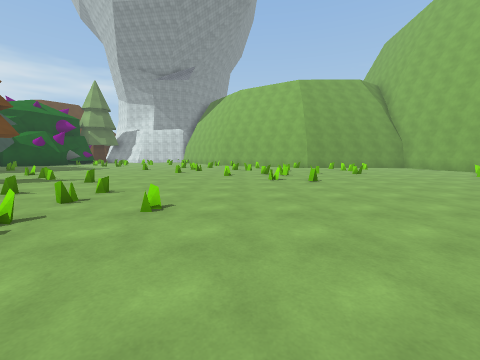
view 1 (above)

24 first-person views from a walk through a 3-D level made in the Unity game engine. The camera is 1.4 m above the floor, tilts 6° down and sees 90° across. The floor is counted in squares, 2 m on a side. Each view is taken from the middle of a square. On the plan, view 1 faces up. The plan holds only what a view shows up to about 9 squares ahead; the rest is blank. The place goes on beyond the plan. The player is left out. Surface patterns are stand-ins for the level's own textures.

view 2
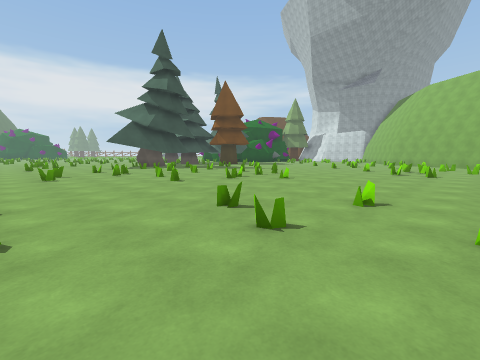

view 3
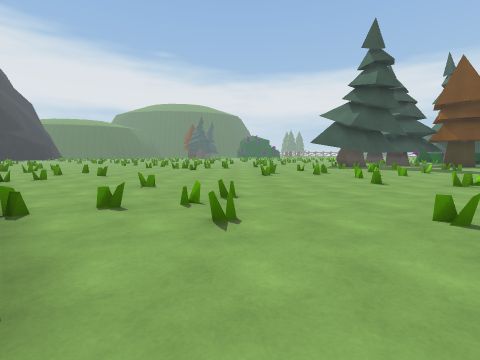

view 4
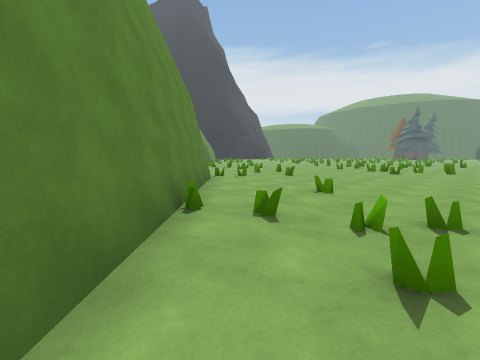

view 5
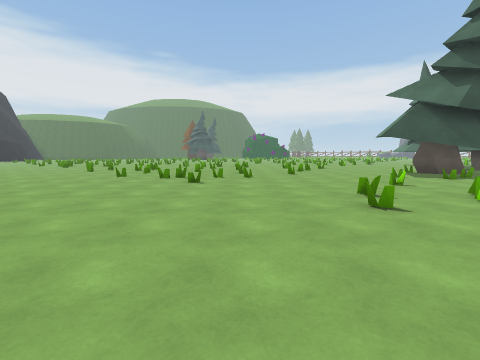

view 6
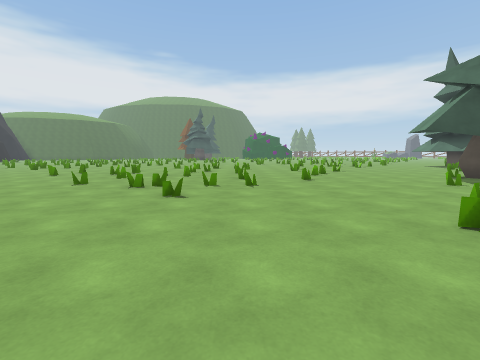

view 7
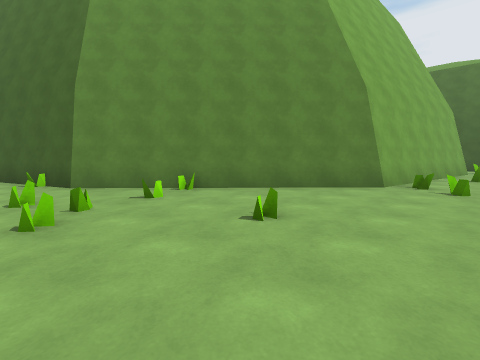

view 8
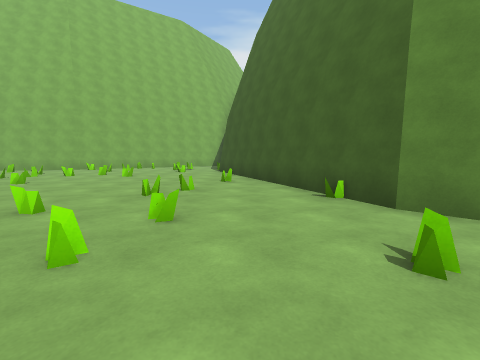

view 9
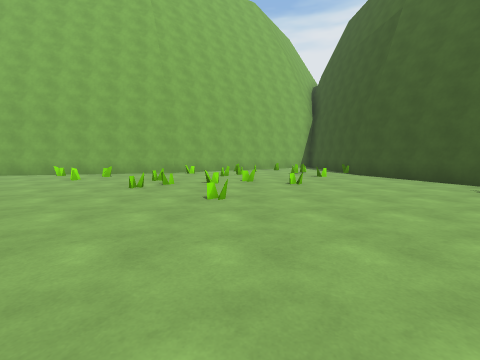

view 10
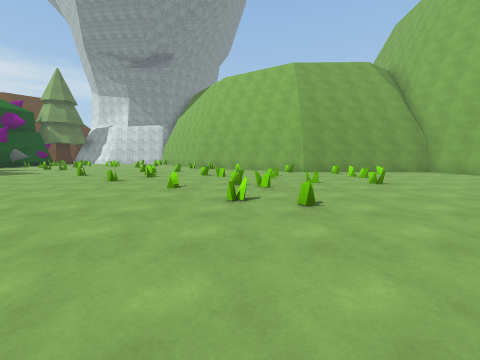

view 11
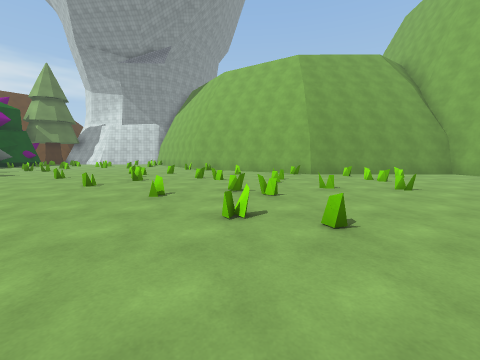

view 12
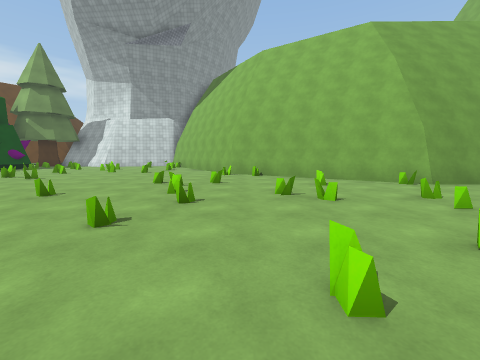

view 13
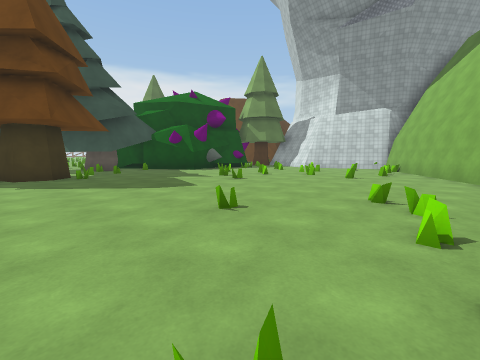

view 14
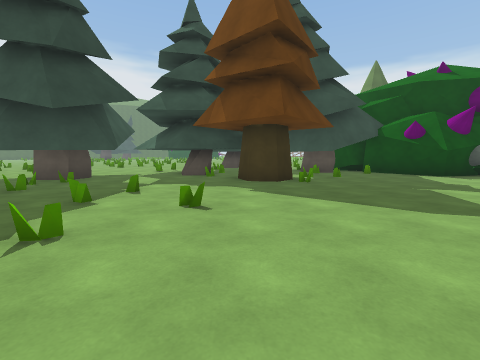

view 15
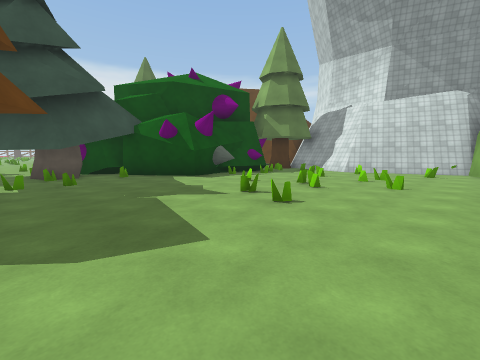

view 16
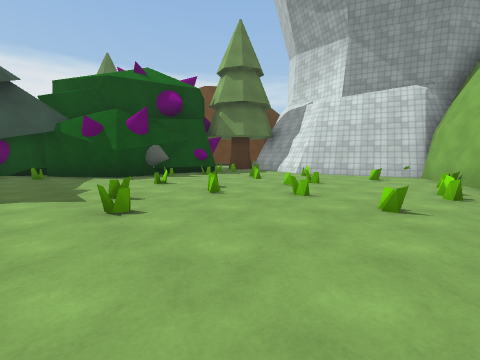

view 17
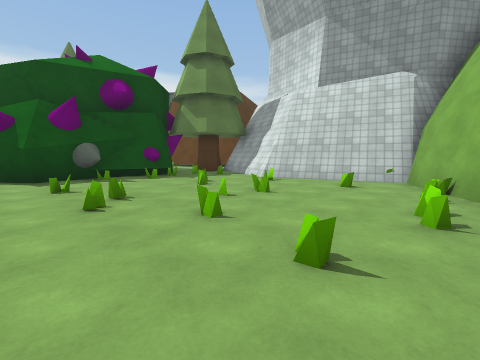

view 18
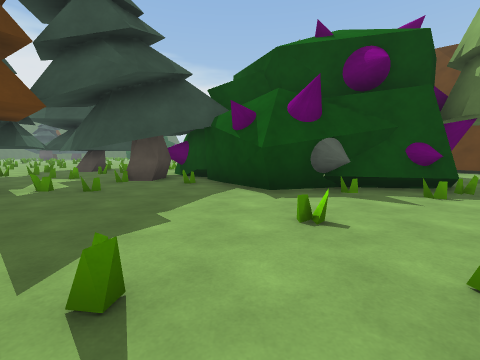

view 19
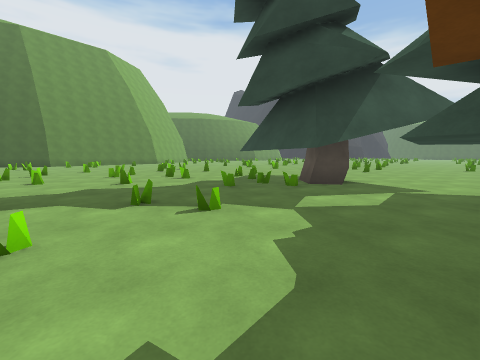

view 20
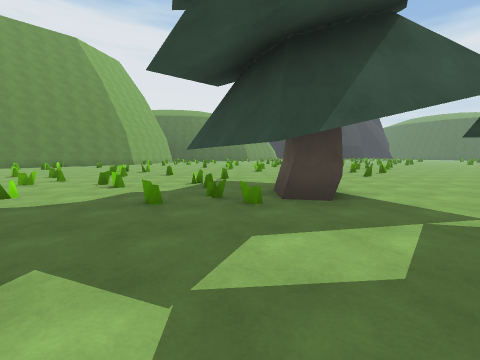

view 21
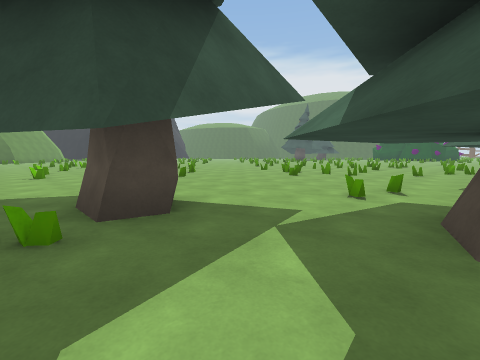

view 22
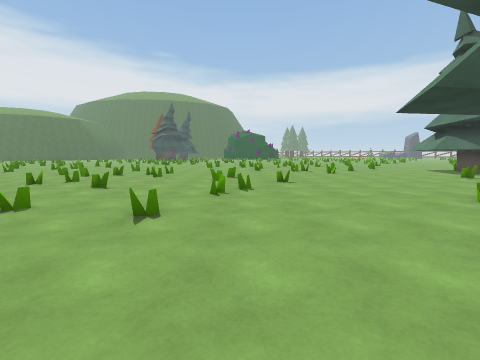

view 23
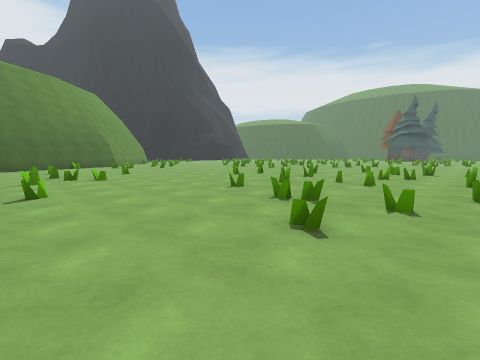

view 24
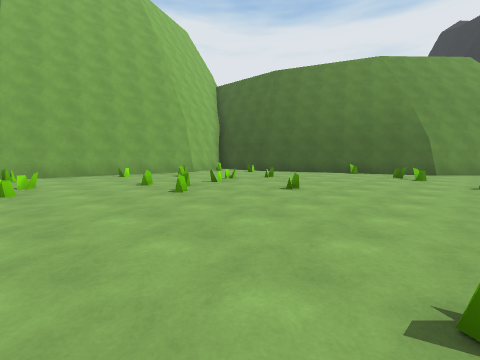

### Floor plan
Key: @ floor where view 1 was taken; # wall or solid block; . floor; = window, fence, low wall or low ledge; T pine tree; S spikes; R tree.
Columns run from 17 left of view 1 to 10 right of it. Each row starts with its distance up from view 1.
 21     RR .##...#
 20     S....=.=.##
 19      S..=.....##
 18      #=...=..=.#
 17      #.....=...##
 16      #..==......##
 15     ##...........###
 14   ###....==........##
 13  S#...........==..=.#######
 12  . T#T................==..#
 11  ...TT.=.....=...=.=..=...#
 10  =.T..#........=..........##
  9 T.....T...........=#.=.....#
  8  .=.#T...........===.......#
  7 ....T...=..=......=.......=#
  6 ..=..........=.....=........
  5 .......T...............=.=.=
  4 .....TT.T..=.=..........=...
  3 =.....#...=.#...=........ .
  2 ........=.=....=............
  1 ........=..... ....=.......=
  0 ...=.......=.....@..=.......
 -1 ..=.=.............==.=.....#
 -2 ......=....==...........####
 -3 ................==....###
 -4 =...=.=.=..........####
 -5 .=.......=........##
 -6 .=.=.=..=........##
 -7  ..... .....=....#
 -8 ....=..=..... ..##
 -9 ..  .......=..###
-10     ==.........#
-11     ..........##
-12     ......=..=#
-13      .......=.#
-14      .....=...#
-15      .....=.  #
-16      =......
-17      .=...
-18       ...
-19      ..##
-20      .##
-21      ##

Where each view was taken, in squares from view 1:
view 1: 0 up, 0 right, facing up
view 2: 3 down, 3 right, facing up-left
view 3: 3 down, 3 right, facing left
view 4: 3 down, 2 right, facing down-left
view 5: 4 down, 2 left, facing left
view 6: 4 down, 4 left, facing left
view 7: 3 down, 4 left, facing down-right
view 8: 2 down, 1 left, facing right
view 9: 3 up, 1 right, facing right
view 10: 3 up, 1 right, facing up
view 11: 4 up, 1 right, facing up
view 12: 7 up, 1 left, facing up
view 13: 9 up, 2 left, facing up-left
view 14: 9 up, 4 left, facing left
view 15: 11 up, 5 left, facing up-left
view 16: 13 up, 4 left, facing up-left
view 17: 15 up, 4 left, facing up-left
view 18: 15 up, 7 left, facing left
view 19: 10 up, 9 left, facing down
view 20: 8 up, 10 left, facing down
view 21: 7 up, 10 left, facing down-left
view 22: 1 down, 8 left, facing left
view 23: 4 down, 6 left, facing down-left
view 24: 9 down, 12 left, facing down-right
